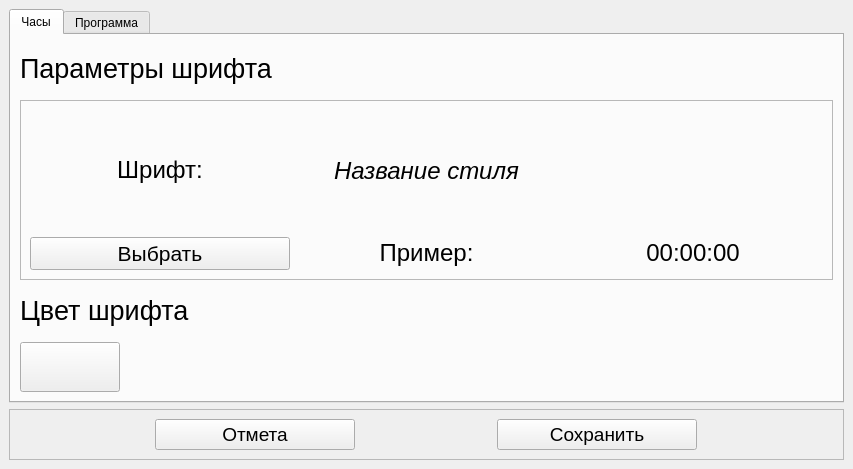
<?xml version="1.0" encoding="UTF-8"?>
<ui version="4.0">
 <class>SettingWindow</class>
 <widget class="QMainWindow" name="SettingWindow">
  <property name="geometry">
   <rect>
    <x>0</x>
    <y>0</y>
    <width>853</width>
    <height>469</height>
   </rect>
  </property>
  <property name="windowTitle">
   <string>Настройки</string>
  </property>
  <widget class="QWidget" name="centralwidget">
   <layout class="QGridLayout" name="gridLayout">
    <property name="sizeConstraint">
     <enum>QLayout::SizeConstraint::SetDefaultConstraint</enum>
    </property>
    <item row="1" column="0">
     <widget class="QFrame" name="frame">
      <property name="maximumSize">
       <size>
        <width>16777215</width>
        <height>60</height>
       </size>
      </property>
      <property name="frameShape">
       <enum>QFrame::Shape::StyledPanel</enum>
      </property>
      <property name="frameShadow">
       <enum>QFrame::Shadow::Raised</enum>
      </property>
      <layout class="QHBoxLayout" name="horizontalLayout">
       <item>
        <widget class="QPushButton" name="backButton">
         <property name="maximumSize">
          <size>
           <width>200</width>
           <height>50</height>
          </size>
         </property>
         <property name="font">
          <font>
           <pointsize>14</pointsize>
          </font>
         </property>
         <property name="text">
          <string>Отмета</string>
         </property>
        </widget>
       </item>
       <item>
        <widget class="QPushButton" name="saveButton">
         <property name="maximumSize">
          <size>
           <width>200</width>
           <height>50</height>
          </size>
         </property>
         <property name="font">
          <font>
           <pointsize>14</pointsize>
          </font>
         </property>
         <property name="text">
          <string>Сохранить</string>
         </property>
        </widget>
       </item>
      </layout>
     </widget>
    </item>
    <item row="0" column="0">
     <widget class="QTabWidget" name="tabWidget">
      <property name="cursor">
       <cursorShape>ArrowCursor</cursorShape>
      </property>
      <property name="currentIndex">
       <number>0</number>
      </property>
      <widget class="QWidget" name="tab">
       <attribute name="title">
        <string>Часы</string>
       </attribute>
       <layout class="QVBoxLayout" name="verticalLayout_2">
        <item>
         <widget class="QLabel" name="label">
          <property name="maximumSize">
           <size>
            <width>16777215</width>
            <height>50</height>
           </size>
          </property>
          <property name="text">
           <string>&lt;html&gt;&lt;head/&gt;&lt;body&gt;&lt;p&gt;&lt;span style=&quot; font-size:20pt;&quot;&gt;Параметры шрифта&lt;/span&gt;&lt;/p&gt;&lt;/body&gt;&lt;/html&gt;</string>
          </property>
         </widget>
        </item>
        <item>
         <widget class="QFrame" name="frame_2">
          <property name="maximumSize">
           <size>
            <width>16777215</width>
            <height>200</height>
           </size>
          </property>
          <property name="frameShape">
           <enum>QFrame::Shape::StyledPanel</enum>
          </property>
          <property name="frameShadow">
           <enum>QFrame::Shadow::Raised</enum>
          </property>
          <layout class="QGridLayout" name="gridLayout_2">
           <item row="1" column="2">
            <widget class="QLabel" name="exempleText">
             <property name="text">
              <string>&lt;html&gt;&lt;head/&gt;&lt;body&gt;&lt;p align=&quot;center&quot;&gt;&lt;span style=&quot; font-size:18pt;&quot;&gt;00:00:00&lt;/span&gt;&lt;/p&gt;&lt;/body&gt;&lt;/html&gt;</string>
             </property>
            </widget>
           </item>
           <item row="1" column="0">
            <widget class="QPushButton" name="selectFonts">
             <property name="font">
              <font>
               <pointsize>16</pointsize>
               <italic>false</italic>
              </font>
             </property>
             <property name="text">
              <string>Выбрать</string>
             </property>
            </widget>
           </item>
           <item row="1" column="1">
            <widget class="QLabel" name="label_3">
             <property name="text">
              <string>&lt;html&gt;&lt;head/&gt;&lt;body&gt;&lt;p align=&quot;center&quot;&gt;&lt;span style=&quot; font-size:18pt;&quot;&gt;Пример:&lt;/span&gt;&lt;/p&gt;&lt;/body&gt;&lt;/html&gt;</string>
             </property>
            </widget>
           </item>
           <item row="0" column="0">
            <widget class="QLabel" name="label_5">
             <property name="text">
              <string>&lt;html&gt;&lt;head/&gt;&lt;body&gt;&lt;p align=&quot;center&quot;&gt;&lt;span style=&quot; font-size:18pt;&quot;&gt;Шрифт:&lt;/span&gt;&lt;/p&gt;&lt;/body&gt;&lt;/html&gt;</string>
             </property>
            </widget>
           </item>
           <item row="0" column="1">
            <widget class="QLabel" name="textFont">
             <property name="font">
              <font>
               <pointsize>18</pointsize>
               <italic>true</italic>
              </font>
             </property>
             <property name="text">
              <string>Название стиля</string>
             </property>
             <property name="textFormat">
              <enum>Qt::TextFormat::PlainText</enum>
             </property>
             <property name="alignment">
              <set>Qt::AlignmentFlag::AlignCenter</set>
             </property>
            </widget>
           </item>
          </layout>
         </widget>
        </item>
        <item>
         <widget class="QLabel" name="label_2">
          <property name="maximumSize">
           <size>
            <width>16777215</width>
            <height>50</height>
           </size>
          </property>
          <property name="text">
           <string>&lt;html&gt;&lt;head/&gt;&lt;body&gt;&lt;p&gt;&lt;span style=&quot; font-size:20pt;&quot;&gt;Цвет шрифта&lt;/span&gt;&lt;/p&gt;&lt;/body&gt;&lt;/html&gt;</string>
          </property>
         </widget>
        </item>
        <item>
         <widget class="KColorButton" name="kcolorbutton">
          <property name="maximumSize">
           <size>
            <width>100</width>
            <height>50</height>
           </size>
          </property>
          <property name="color">
           <color>
            <red>255</red>
            <green>255</green>
            <blue>255</blue>
           </color>
          </property>
          <property name="defaultColor">
           <color>
            <red>255</red>
            <green>255</green>
            <blue>255</blue>
           </color>
          </property>
         </widget>
        </item>
       </layout>
      </widget>
      <widget class="QWidget" name="tab_2">
       <attribute name="title">
        <string>Программа</string>
       </attribute>
      </widget>
     </widget>
    </item>
   </layout>
  </widget>
 </widget>
 <customwidgets>
  <customwidget>
   <class>KColorButton</class>
   <extends>QPushButton</extends>
   <header>kcolorbutton.h</header>
  </customwidget>
 </customwidgets>
 <resources/>
 <connections/>
</ui>
